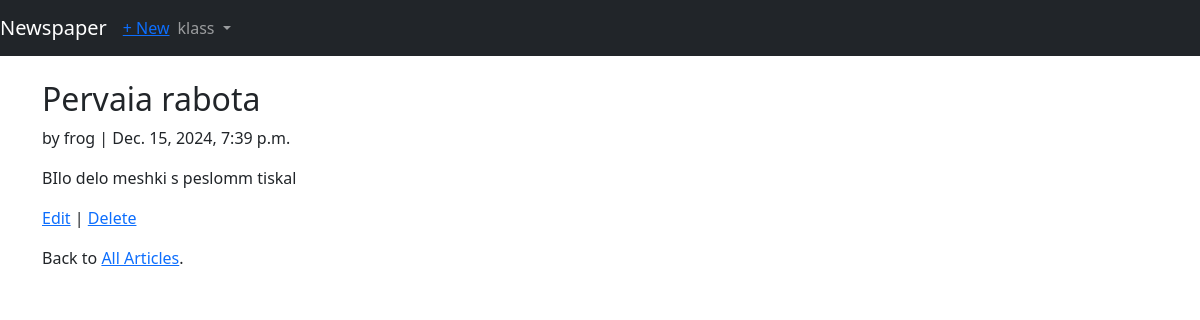
Screenshot of /articles/1/ (signed in) with the database file from the repository.
### users/models.py (models this page shows)
class CustomUser(AbstractUser):
    age = models.PositiveIntegerField(default=0)

### articles/models.py (models this page shows, shortened)
class Article(models.Model):
    title = models.CharField(max_length=255)
    body = models.TextField()
    date = models.DateTimeField(auto_now_add=True)
    author = models.ForeignKey(
    settings.AUTH_USER_MODEL,
    on_delete=models.CASCADE,
    )

### articles/views.py (the view)
# urls.py: path('<int:pk>/', views.ArticleDetailView.as_view(), name='article_detail'),
class ArticleDetailView(LoginRequiredMixin,DetailView):
    model = models.Article
    template_name = 'article_detail.html'
    login_url = 'login'

### templates/article_detail.html
{% extends 'base.html' %}
{% block content %}
<div class="article-entry">
<h2>{{ object.title }}</h2>
<p>by {{ object.author }} | {{ object.date }}</p>
<p>{{ object.body }}</p>
</div>
<p><a href="{% url 'article_edit' article.pk %}">Edit</a> |
<a href="{% url 'article_delete' article.pk %}">Delete</a></p>
<p>Back to <a href="{% url 'article_list' %}">All Articles</a>.</p>
{% endblock content %}

### templates/base.html (shortened to what this page needs)
<!doctype html>
<html lang="en">
<head>
<link href="https://cdn.jsdelivr.net/npm/bootstrap@5.3.3/dist/css/bootstrap.min.css" rel="stylesheet">
</head>
<body>
<nav class="navbar navbar-expand-md navbar-dark bg-dark mb-4">
<a class="navbar-brand" href="{% url 'home' %}">Newspaper</a>
{% if user.is_authenticated %}
<ul class="navbar-nav mr-auto">
<li class="nav-item"><a href="{% url 'article_new' %}">+ New</a></li>
</ul>
{% endif %}
<div class="collapse navbar-collapse" id="navbarCollapse">
{% if user.is_authenticated %}
<ul class="navbar-nav ml-auto">
<li class="nav-item">
<a class="nav-link dropdown-toggle" href="#" id="userMenu"
data-toggle="dropdown" aria-haspopup="true"
aria-expanded="false">
{{ user.username }}
</a>
</li>
</ul>
{% endif %}
</div>
</nav>
<div class="container">
{% block content %}
{% endblock content %}
</div>
</body>
</html>

### rows the page displays
CustomUser: username "klass"
Article: title "Pervaia rabota", author "frog", date "Dec. 15, 2024, 7:39 p.m.", body "BIlo delo meshki s peslomm tiskal"
